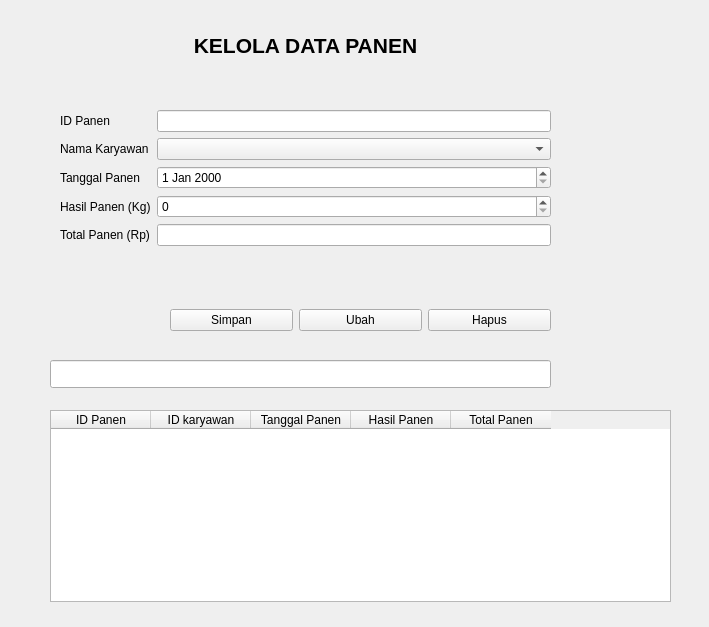
<?xml version="1.0" encoding="UTF-8"?>
<ui version="4.0">
 <class>Form</class>
 <widget class="QWidget" name="Form">
  <property name="geometry">
   <rect>
    <x>0</x>
    <y>0</y>
    <width>709</width>
    <height>627</height>
   </rect>
  </property>
  <property name="windowTitle">
   <string>Form</string>
  </property>
  <widget class="QTableWidget" name="tblPanen">
   <property name="geometry">
    <rect>
     <x>50</x>
     <y>410</y>
     <width>621</width>
     <height>192</height>
    </rect>
   </property>
   <column>
    <property name="text">
     <string>ID Panen</string>
    </property>
   </column>
   <column>
    <property name="text">
     <string>ID karyawan</string>
    </property>
   </column>
   <column>
    <property name="text">
     <string>Tanggal Panen</string>
    </property>
   </column>
   <column>
    <property name="text">
     <string>Hasil Panen</string>
    </property>
   </column>
   <column>
    <property name="text">
     <string>Total Panen</string>
    </property>
   </column>
  </widget>
  <widget class="QWidget" name="formLayoutWidget">
   <property name="geometry">
    <rect>
     <x>60</x>
     <y>110</y>
     <width>491</width>
     <height>172</height>
    </rect>
   </property>
   <layout class="QFormLayout" name="formLayout">
    <item row="0" column="0">
     <widget class="QLabel" name="iDPanenLabel">
      <property name="text">
       <string>ID Panen</string>
      </property>
     </widget>
    </item>
    <item row="0" column="1">
     <widget class="QLineEdit" name="editID"/>
    </item>
    <item row="1" column="0">
     <widget class="QLabel" name="namaKaryawanLabel">
      <property name="text">
       <string>Nama Karyawan</string>
      </property>
     </widget>
    </item>
    <item row="1" column="1">
     <widget class="QComboBox" name="cmbKaryawan"/>
    </item>
    <item row="2" column="0">
     <widget class="QLabel" name="tanggalPanenLabel">
      <property name="text">
       <string>Tanggal Panen</string>
      </property>
     </widget>
    </item>
    <item row="2" column="1">
     <widget class="QDateEdit" name="datePanen"/>
    </item>
    <item row="3" column="0">
     <widget class="QLabel" name="hasilPanenLabel">
      <property name="text">
       <string>Hasil Panen (Kg)</string>
      </property>
     </widget>
    </item>
    <item row="3" column="1">
     <widget class="QSpinBox" name="sbHasil"/>
    </item>
    <item row="4" column="0">
     <widget class="QLabel" name="totalPanenRpLabel">
      <property name="text">
       <string>Total Panen (Rp)</string>
      </property>
     </widget>
    </item>
    <item row="4" column="1">
     <widget class="QLineEdit" name="editTotal">
      <property name="enabled">
       <bool>true</bool>
      </property>
      <property name="readOnly">
       <bool>false</bool>
      </property>
     </widget>
    </item>
   </layout>
  </widget>
  <widget class="QLabel" name="label">
   <property name="geometry">
    <rect>
     <x>60</x>
     <y>30</y>
     <width>491</width>
     <height>31</height>
    </rect>
   </property>
   <property name="font">
    <font>
     <pointsize>16</pointsize>
     <bold>true</bold>
    </font>
   </property>
   <property name="text">
    <string>KELOLA DATA PANEN</string>
   </property>
   <property name="alignment">
    <set>Qt::AlignmentFlag::AlignCenter</set>
   </property>
  </widget>
  <widget class="QWidget" name="horizontalLayoutWidget">
   <property name="geometry">
    <rect>
     <x>170</x>
     <y>300</y>
     <width>381</width>
     <height>41</height>
    </rect>
   </property>
   <layout class="QHBoxLayout" name="horizontalLayout">
    <item>
     <widget class="QPushButton" name="btnSimpan">
      <property name="text">
       <string>Simpan</string>
      </property>
     </widget>
    </item>
    <item>
     <widget class="QPushButton" name="btnUbah">
      <property name="text">
       <string>Ubah</string>
      </property>
     </widget>
    </item>
    <item>
     <widget class="QPushButton" name="btnHapus">
      <property name="text">
       <string>Hapus</string>
      </property>
     </widget>
    </item>
   </layout>
  </widget>
  <widget class="QLineEdit" name="lineCari">
   <property name="geometry">
    <rect>
     <x>50</x>
     <y>360</y>
     <width>501</width>
     <height>28</height>
    </rect>
   </property>
  </widget>
 </widget>
 <resources/>
 <connections/>
</ui>
